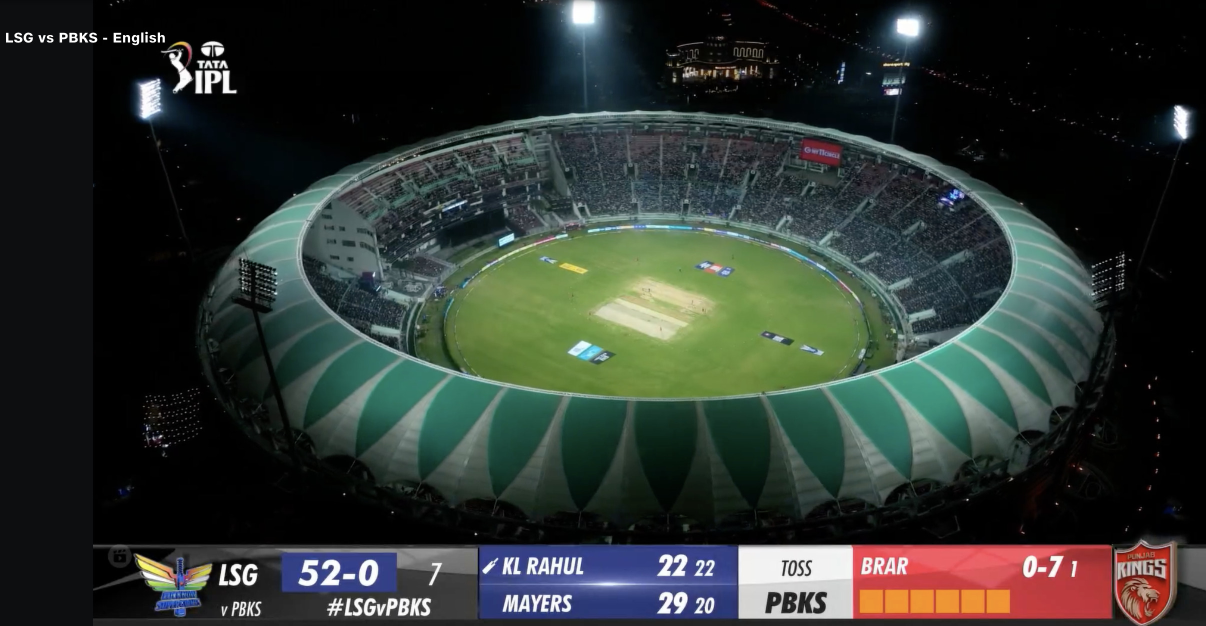
#> input picture input.jpg, 2412 x 1252 px (shown at 1/2 size)
$ python main.py
#> lines starting #> are read from the running program, lines starting #| are printed output that depends on the picture
from PIL import Image

img = Image.open("input.jpg")
#> img is the input picture: PIL image 2412x1252 RGB; mean R, G, B 45.2, 52.1, 47.5
resized_img = img.resize((1400, 560))
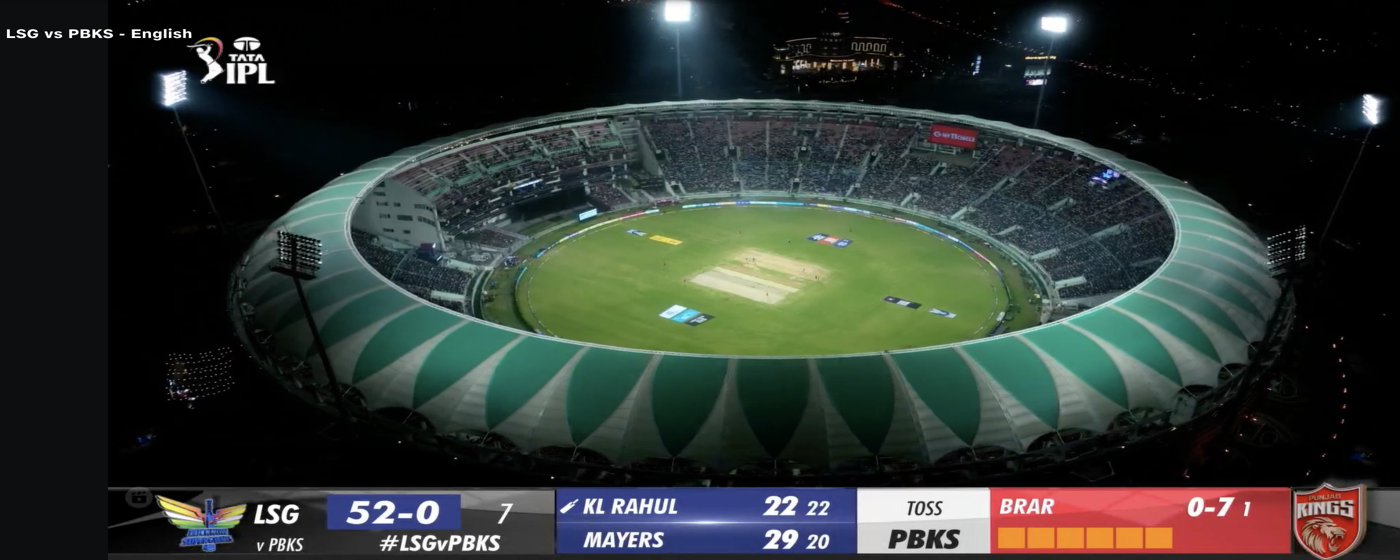
#> resized_img: PIL image 1400x560 RGB; mean R, G, B 45.2, 52.1, 47.5
resized_img.save("output_image.jpeg")
